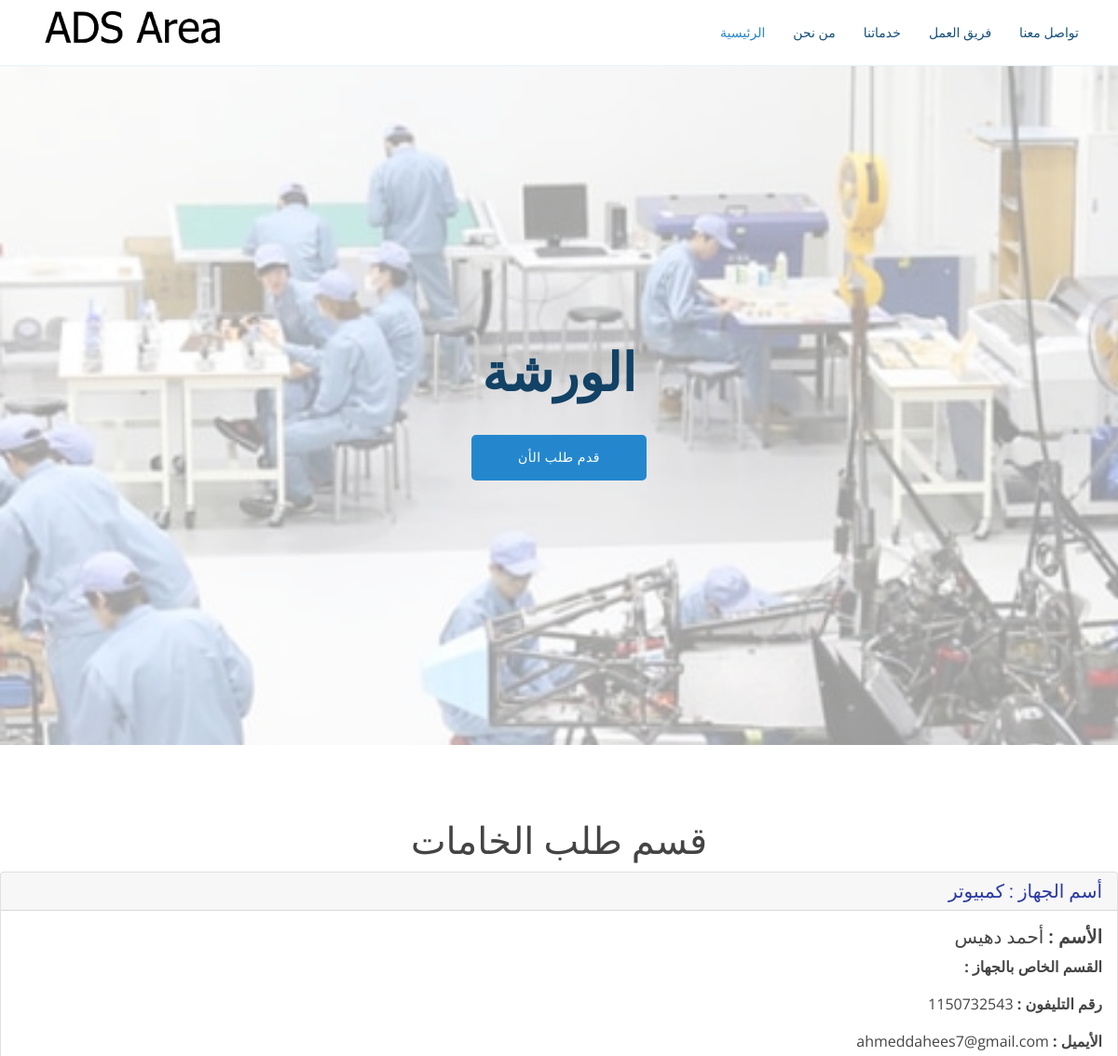
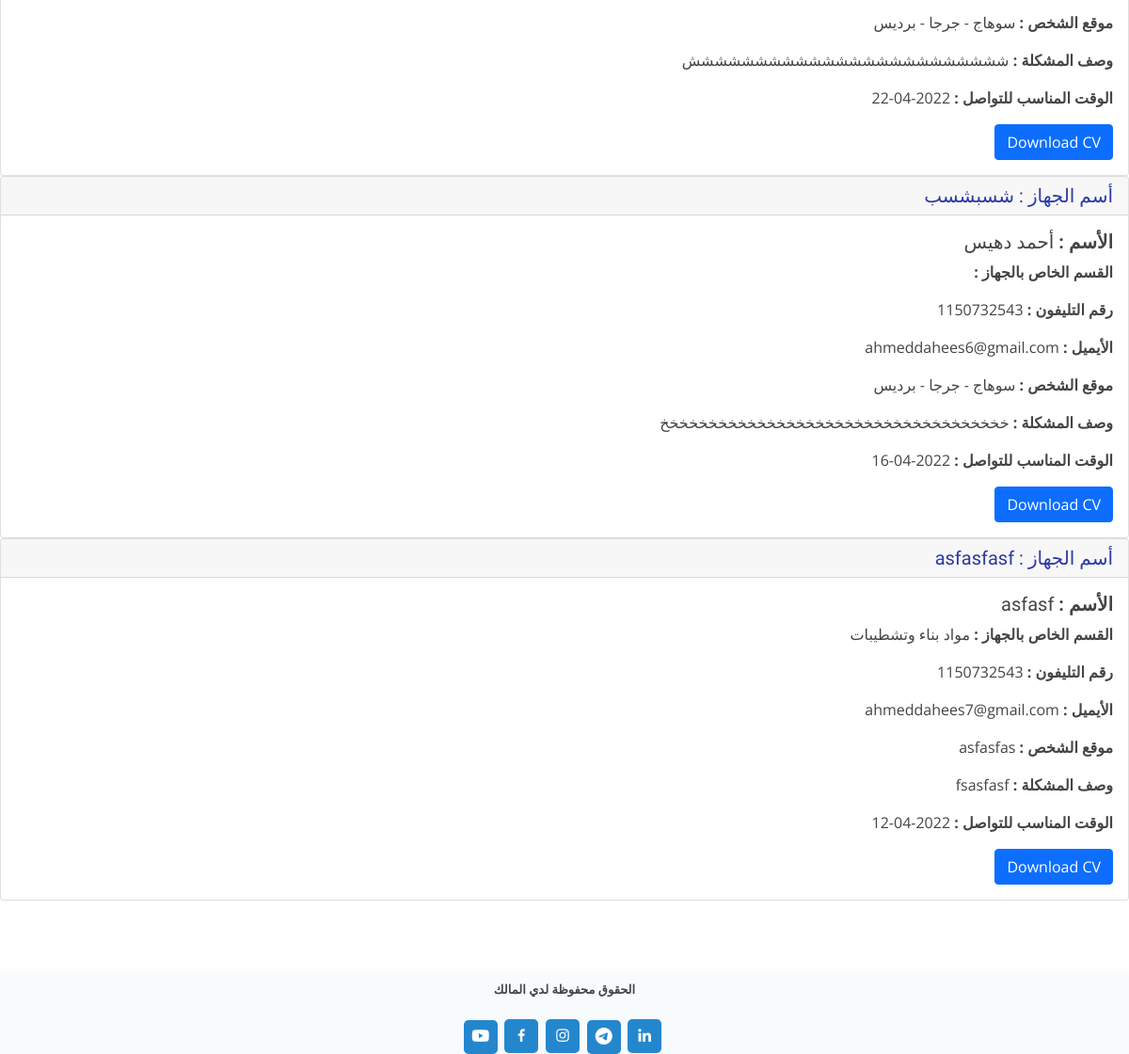
The app's page /things/khamat.php with its own data (2 pictures, top to bottom).
### tables this page shows
CREATE TABLE `5amat` (
  `id` int(11) NOT NULL,
  `fullname` varchar(600) NOT NULL,
  `email` varchar(300) NOT NULL,
  `phone` int(40) NOT NULL,
  `flocation` varchar(400) NOT NULL,
  `nameghaz` varchar(900) NOT NULL,
  `ghazname` varchar(500) NOT NULL,
  `photo` varchar(1000) NOT NULL,
  `fdate` date NOT NULL,
  `wsfml4kla` varchar(9999) NOT NULL
);

### things/khamat.php (the view, shortened to what this page needs)
<?php include "../forms/upload-khamat.php";
$comedata = "SELECT * FROM `5amat`";
$reslut = mysqli_query($conn, $comedata);
$sql = mysqli_fetch_all($reslut , MYSQLI_ASSOC);
?>
<!DOCTYPE html>
<html lang="en">
<head>
    <link href="../assets/vendor/aos/aos.css" rel="stylesheet">
    <link href="../assets/vendor/bootstrap/css/bootstrap.min.css" rel="stylesheet">
    <link href="../assets/vendor/bootstrap-icons/bootstrap-icons.css" rel="stylesheet">
    <link href="../assets/vendor/boxicons/css/boxicons.min.css" rel="stylesheet">
    <link href="../assets/vendor/glightbox/css/glightbox.min.css" rel="stylesheet">
    <link href="../assets/vendor/remixicon/remixicon.css" rel="stylesheet">
    <link href="../assets/vendor/swiper/swiper-bundle.min.css" rel="stylesheet">
    <link href="../assets/css/style.css" rel="stylesheet">
</head>
<body>
    <header id="header" class="fixed-top">
        <div class="container d-flex align-items-center justify-content-between">
            <a href="index.html" class="logo"><img src="../assets/img/logo.png" alt="" class="img-fluid"></a>
            <nav id="navbar" class="navbar">
                <ul>
                    <li><a class="nav-link scrollto active" href="../index.php">الرئيسية</a></li>
                    <li><a class="nav-link scrollto" href="../index.php#about">من نحن</a></li>
                    <li><a class="nav-link scrollto" href="../index.php#services">خدماتنا</a></li>
                    <li><a class="nav-link scrollto" href="../index.php#team">فريق العمل</a></li>
                    <li><a class="nav-link scrollto" href="../index.php#contact">تواصل معنا</a></li>
                </ul>
            </nav>
        </div>
    </header>
    <?php include "../assets/pages/centerpage.php" ?>
    <section class="inner-page">
    <center><h1>قسم طلب الخامات </h1></center>
   <?php foreach($sql as $khamat): ?>
    <div style=" text-align:right; direction:rtl" class="card">
  <h5 class="card-header" style="color:#2a39a5;"> أسم الجهاز : <?php echo $khamat['nameghaz'] ?> </h5>
  <div class="card-body">
    <h5 class="card-text" > <b> الأسم :</b>   <?php echo $khamat['fullname'] ?> </h5>
    <p class="card-text" > <b> القسم الخاص بالجهاز :</b>   <?php echo $khamat['ghazname'] ?> </p>
    <p class="card-text"> <b> رقم التليفون : </b> <?php echo $khamat['phone'] ?></p>
    <p class="card-text"> <b>  الأيميل : </b> <?php echo $khamat['email'] ?>   </p>
    <p class="card-text"> <b>  موقع الشخص : </b> <?php echo $khamat['flocation'] ?> </p>
    <p class="card-text">  <b>وصف المشكلة : </b><?php echo $khamat['wsfml4kla'] ?>   </p>
    <p class="card-text"> <b>  الوقت المناسب للتواصل : </b> <?php echo $khamat['fdate'] ?>   </p>
    <a href="../assets/photos/khamatphoto/<?php echo $khamat['photo'] ?>" download="<?php echo $khamat['fullname'] ?>" class="btn btn-primary">Download CV</a>
  </div>
</div>
<?php endforeach ?>
</section>
    <?php include "./../assets/pages/fotter.php" ?>
</body>
</html>

### assets/css/style.css (style rules this page uses)
body { font-family: "Open Sans", sans-serif; color: #444444; }
a { color: #2487ce; text-decoration: none; }
h1, h2, h3, h4, h5, h6 { font-family: 'Lemonada', cursive; }
#header { transition: all 0.5s; background: #fff; z-index: 997; padding: 5px 0; border-bottom: 1px solid #e6f2fb; }
#header .logo { font-size: 28px; margin: 0; padding: 0; line-height: 1; font-weight: 300; letter-spacing: 0.5px; font-family: 'Lemonada', cursive; }
#header .logo img { max-height: 60px; }
.navbar { padding: 0; }
.navbar ul { margin: 0; padding: 0; display: flex; list-style: none; align-items: center; }
.navbar li { position: relative; }
.navbar a, .navbar a:focus { display: flex; align-items: center; justify-content: space-between; padding: 10px 0 10px 30px; font-size: 14px; color: #16507b; white-space: nowrap; transition: 0.3s; }
.navbar a:hover, .navbar .active, .navbar .active:focus, .navbar li:hover>a { color: #2487ce; }
section { padding: 80px 0; overflow: hidden; }

### records on screen
5amat: nameghaz "كمبيوتر", fullname "أحمد دهيس", phone "1150732543", email "ahmeddahees7@gmail.com", flocation "سوهاج - جرجا - برديس", wsfml4kla "شششششششششششششششششششششششش", fdate "2022-04-22"
5amat: nameghaz "شسبشسب", fullname "أحمد دهيس", phone "1150732543", email "ahmeddahees6@gmail.com", flocation "سوهاج - جرجا - برديس", wsfml4kla "خخخخخخخخخخخخخخخخخخخخخخخخخخخخخخخخخخخخ", fdate "2022-04-16"
5amat: nameghaz "asfasfasf", fullname "asfasf", ghazname "مواد بناء وتشطيبات", phone "1150732543", email "ahmeddahees7@gmail.com", flocation "asfasfas", wsfml4kla "fsasfasf", fdate "2022-04-12"
